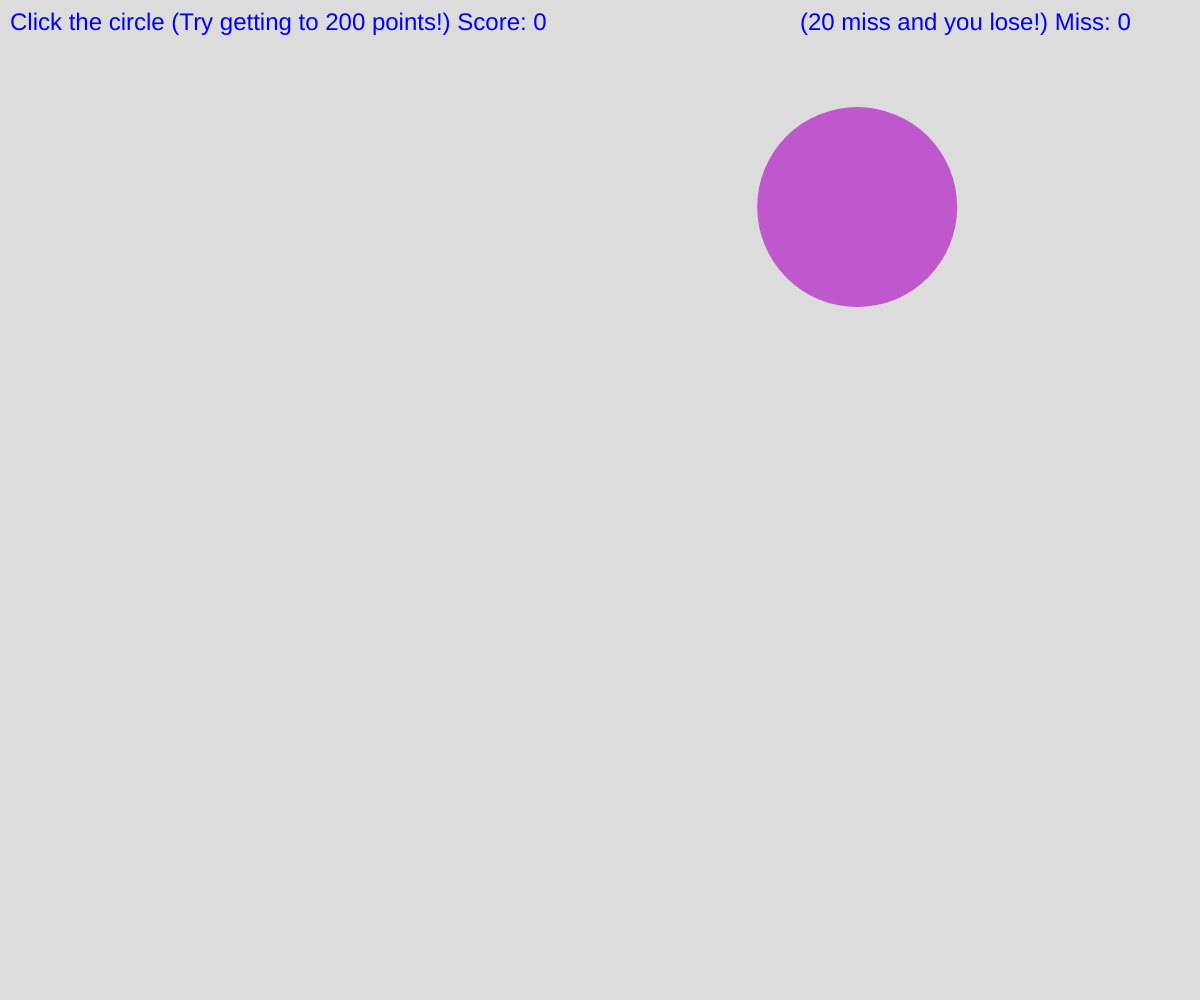
Frame 1 (no input)
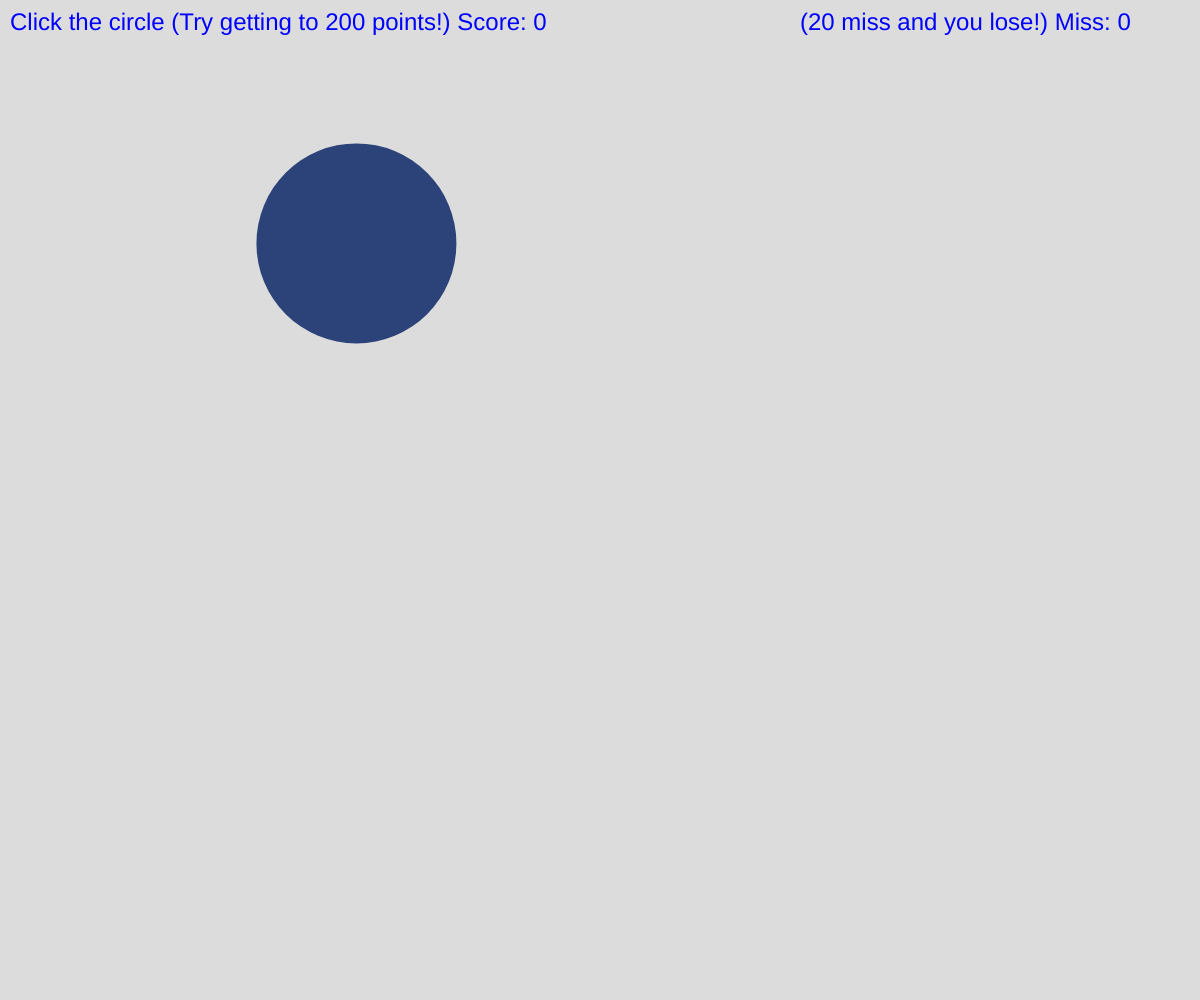
Frame 60 (no input)
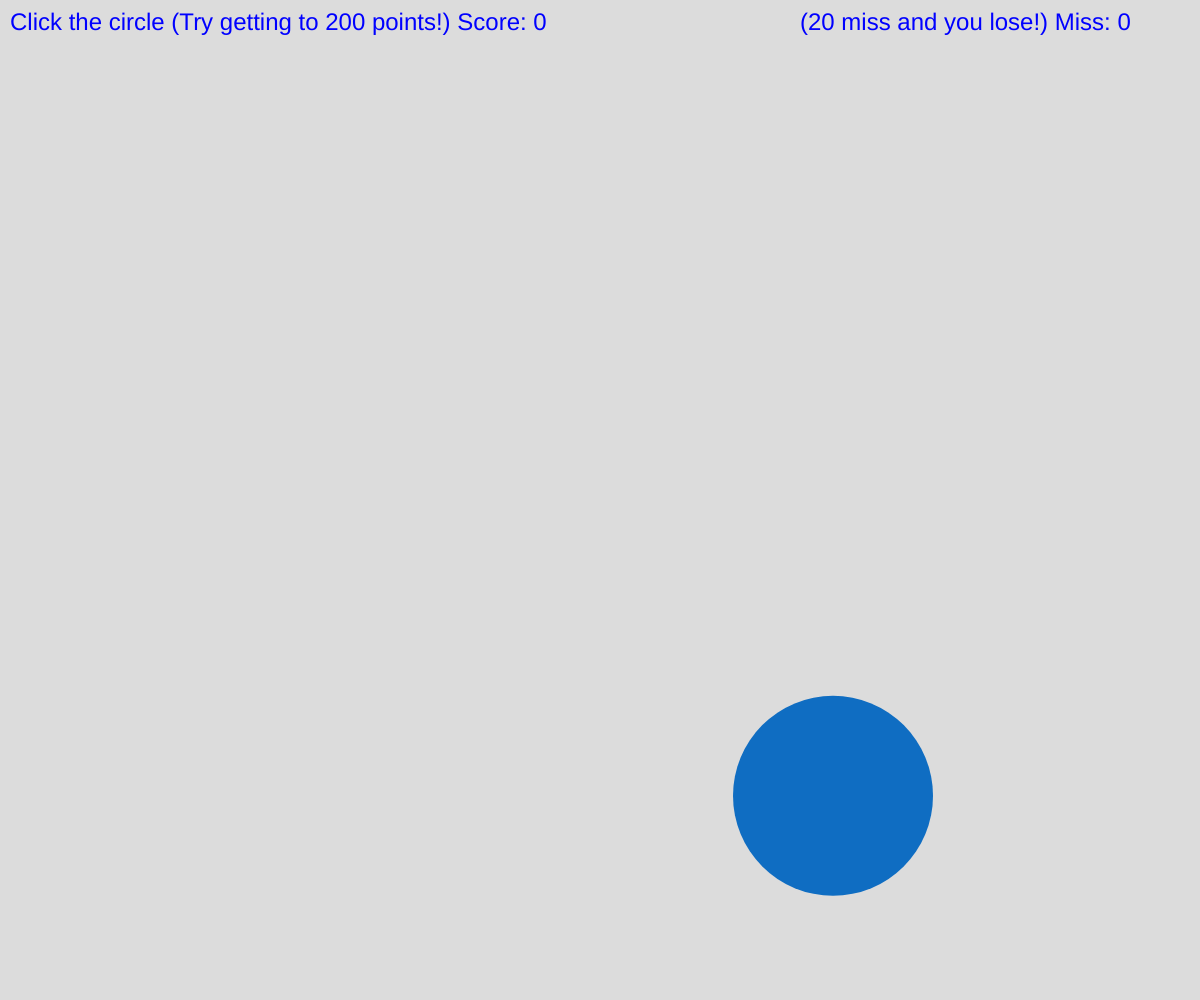
Frame 120 (the mouse pressed at the canvas centre since frame 60)

The p5.js sketch that drew these frames (run headless with seeded random() and noise() and a simulated clock; from frame 60 on, the mouse is pressed at the canvas centre):

// p5.js sketch
// ── sketch.js
var x, y;
var score = 0;
var miss = 0;
var radius = 100;
var r, g, b;

function setup() {
  //The window will be the canvas
  createCanvas(windowWidth, windowHeight);
  x = random(windowWidth);
  y = random(windowHeight);
  r = random(255);
  g = random(255);
  b = random(255);
}

function draw() {
  background(220);
  // Draw a circle
  noStroke();
  fill(r, g, b);
  ellipse(x, y, radius*2, radius*2);
  /* The player's score will be at the
    top left of the screen*/
  textSize(24);
  fill(0, 0, 255)
  text("Click the circle (Try getting to 200 points!) Score: " + score, 10, 30);
  /* Number of misses will be
    on the top right of the screen*/
  text("(20 miss and you lose!) Miss: " + miss, 800, 30);
  // End game when the player wins or loses
if (score == 200 || miss == 20) {
    endScreen();
  }
}

// When the player clicks the mouse
function mouseClicked() {
  /*To make sure the mouse is inside the circle
    when clicked; the circle will move elsewhere
    on the screen*/
  var d = dist(mouseX, mouseY, x, y);
  if (d < radius) {
    newCircle();
    score++; //add a point when the circle is clicked
  }
  
  //add to the "miss" count when the player clicks outside the circle
  if (d > radius) {
    miss += 1;
  }
  //Shrink the circle slightly after every point
  if (score <= 65) {
    radius -= 1;
  }

  //Shrink the circle with every miss
  if (d > radius) {
    radius -= 1;
  }
}

/* When the circle is clicked, a new one
  will appear on the screen*/
function newCircle() {
  x = random(windowWidth);
  y = random(windowHeight);
  r = random(255);
  g = random(255);
  b = random(255);
}

setInterval(newCircle, 1000);

function endScreen() {
  //Player wins at 200 points
  if(score == 200) {
    clear();
    background(220);
    textSize(32);
    fill(r, g, b);
    text('You Win! c:', windowWidth/2, windowHeight/2);
  }
  
  //Player loses if they miss the circle 20 times
  if (miss == 20) {
    clear();
    background(220);
    textSize(32);
    fill(255, 0, 0);
    text('Better luck next time! :c', windowWidth/2, windowHeight/2);
    text('(refresh to play again)', windowWidth/2, 500);
  }

  if (MouseIsPressed && (score == 200 || miss == 20)) {
    score = 0;
    miss = 0;
  }
}
